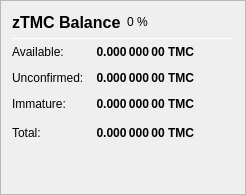
                   <widget class="QFrame" name="frame_ZerocoinBalances">
                    <property name="frameShape">
                     <enum>QFrame::StyledPanel</enum>
                    </property>
                    <property name="frameShadow">
                     <enum>QFrame::Raised</enum>
                    </property>
                    <layout class="QVBoxLayout" name="verticalLayout_7">
                     <item>
                      <layout class="QHBoxLayout" name="horizontalLayout_8" stretch="0">
                       <item>
                        <widget class="QLabel" name="label_5z_3">
                         <property name="minimumSize">
                          <size>
                           <width>0</width>
                           <height>20</height>
                          </size>
                         </property>
                         <property name="font">
                          <font>
                           <pointsize>12</pointsize>
                           <weight>75</weight>
                           <bold>true</bold>
                          </font>
                         </property>
                         <property name="text">
                          <string>zTMC Balance</string>
                         </property>
                        </widget>
                       </item>
                       <item>
                        <widget class="QLabel" name="labelzTMCPercent">
                         <property name="text">
                          <string notr="true">0 %</string>
                         </property>
                        </widget>
                       </item>
                       <item>
                        <spacer name="horizontalSpacer_11">
                         <property name="orientation">
                          <enum>Qt::Horizontal</enum>
                         </property>
                         <property name="sizeHint" stdset="0">
                          <size>
                           <width>40</width>
                           <height>20</height>
                          </size>
                         </property>
                        </spacer>
                       </item>
                      </layout>
                     </item>
                     <item>
                      <widget class="Line" name="line_ZerocoinBalance">
                       <property name="minimumSize">
                        <size>
                         <width>0</width>
                         <height>1</height>
                        </size>
                       </property>
                       <property name="maximumSize">
                        <size>
                         <width>16777215</width>
                         <height>1</height>
                        </size>
                       </property>
                       <property name="orientation">
                        <enum>Qt::Horizontal</enum>
                       </property>
                      </widget>
                     </item>
                     <item>
                      <layout class="QGridLayout" name="gridLayout_5">
                       <property name="spacing">
                        <number>12</number>
                       </property>
                       <item row="1" column="0">
                        <widget class="QLabel" name="labelzBalanceMatureText">
                         <property name="toolTip">
                          <string>Mature: more than 20 confirmation and more than 3 mints of the same denomination after it was minted.
These zTMC are spendable.</string>
                         </property>
                         <property name="text">
                          <string>Available:</string>
                         </property>
                        </widget>
                       </item>
                       <item row="1" column="1">
                        <widget class="QLabel" name="labelzBalanceMature">
                         <property name="font">
                          <font>
                           <weight>75</weight>
                           <bold>true</bold>
                          </font>
                         </property>
                         <property name="toolTip">
                          <string>Mature: more than 20 confirmation and more than 3 mints of the same denomination after it was minted.
These zTMC are spendable.</string>
                         </property>
                         <property name="text">
                          <string notr="true">0.000 000 00 TMC</string>
                         </property>
                         <property name="alignment">
                          <set>Qt::AlignRight|Qt::AlignTrailing|Qt::AlignVCenter</set>
                         </property>
                        </widget>
                       </item>
                       <item row="2" column="0">
                        <widget class="QLabel" name="labelzBalanceUnconfirmedText">
                         <property name="toolTip">
                          <string>Unconfirmed: less than 20 confirmations
Immature: confirmed, but less than 3 mints of the same denomination after it was minted</string>
                         </property>
                         <property name="text">
                          <string>Unconfirmed:</string>
                         </property>
                        </widget>
                       </item>
                       <item row="2" column="1">
                        <widget class="QLabel" name="labelzBalanceUnconfirmed">
                         <property name="font">
                          <font>
                           <weight>75</weight>
                           <bold>true</bold>
                          </font>
                         </property>
                         <property name="toolTip">
                          <string>Unconfirmed: less than 20 confirmations
Immature: confirmed, but less than 3 mints of the same denomination after it was minted</string>
                         </property>
                         <property name="text">
                          <string notr="true">0.000 000 00 TMC</string>
                         </property>
                         <property name="alignment">
                          <set>Qt::AlignRight|Qt::AlignTrailing|Qt::AlignVCenter</set>
                         </property>
                        </widget>
                       </item>
                       <item row="3" column="0">
                        <widget class="QLabel" name="labelzBalanceImmatureText">
                         <property name="toolTip">
                          <string>Unconfirmed: less than 20 confirmations
Immature: confirmed, but less than 3 mints of the same denomination after it was minted</string>
                         </property>
                         <property name="text">
                          <string>Immature:</string>
                         </property>
                        </widget>
                       </item>
                       <item row="3" column="1">
                        <widget class="QLabel" name="labelzBalanceImmature">
                         <property name="font">
                          <font>
                           <weight>75</weight>
                           <bold>true</bold>
                          </font>
                         </property>
                         <property name="toolTip">
                          <string>Unconfirmed: less than 20 confirmations
Immature: confirmed, but less than 3 mints of the same denomination after it was minted</string>
                         </property>
                         <property name="text">
                          <string notr="true">0.000 000 00 TMC</string>
                         </property>
                         <property name="alignment">
                          <set>Qt::AlignRight|Qt::AlignTrailing|Qt::AlignVCenter</set>
                         </property>
                        </widget>
                       </item>
                       <item row="4" column="0">
                        <widget class="QLabel" name="labelzBalanceText">
                         <property name="toolTip">
                          <string>Your current zTMC balance, unconfirmed and immature zTMC included.</string>
                         </property>
                         <property name="text">
                          <string>Total:</string>
                         </property>
                        </widget>
                       </item>
                       <item row="4" column="1">
                        <widget class="QLabel" name="labelzBalance">
                         <property name="font">
                          <font>
                           <weight>75</weight>
                           <bold>true</bold>
                          </font>
                         </property>
                         <property name="cursor">
                          <cursorShape>IBeamCursor</cursorShape>
                         </property>
                         <property name="toolTip">
                          <string>Your current zTMC balance, unconfirmed and immature zTMC included.</string>
                         </property>
                         <property name="text">
                          <string notr="true">0.000 000 00 TMC</string>
                         </property>
                         <property name="alignment">
                          <set>Qt::AlignRight|Qt::AlignTrailing|Qt::AlignVCenter</set>
                         </property>
                         <property name="textInteractionFlags">
                          <set>Qt::LinksAccessibleByMouse|Qt::TextSelectableByKeyboard|Qt::TextSelectableByMouse</set>
                         </property>
                        </widget>
                       </item>
                       <item row="4" column="2">
                        <spacer name="horizontalSpacer_4">
                         <property name="orientation">
                          <enum>Qt::Horizontal</enum>
                         </property>
                         <property name="sizeHint" stdset="0">
                          <size>
                           <width>40</width>
                           <height>20</height>
                          </size>
                         </property>
                        </spacer>
                       </item>
                      </layout>
                     </item>
                     <item>
                      <spacer name="verticalSpacer_4">
                       <property name="orientation">
                        <enum>Qt::Vertical</enum>
                       </property>
                       <property name="sizeHint" stdset="0">
                        <size>
                         <width>20</width>
                         <height>40</height>
                        </size>
                       </property>
                      </spacer>
                     </item>
                    </layout>
                   </widget>
